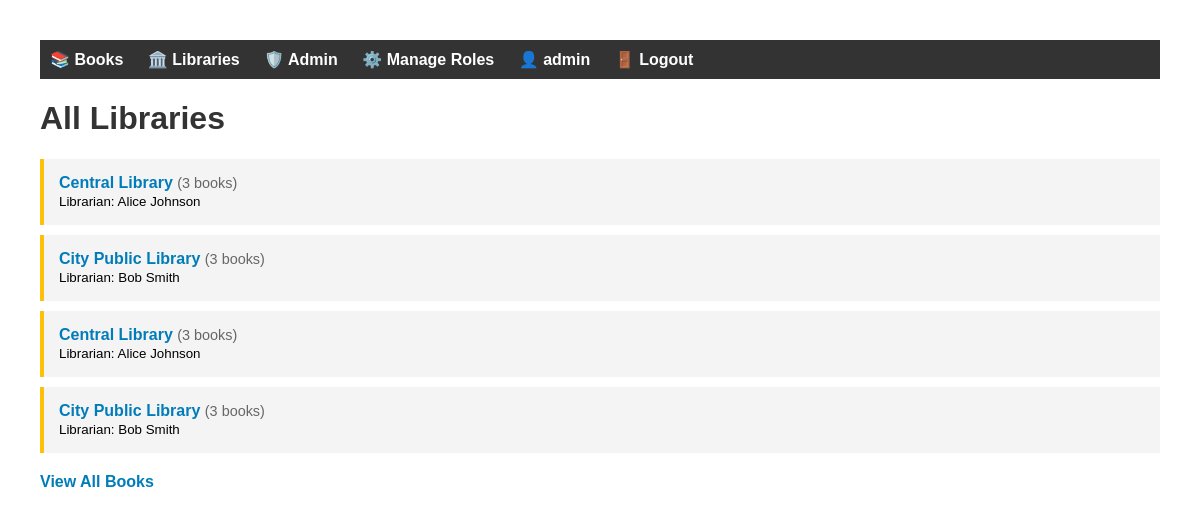
The page /relationship/libraries/ (signed in) on the database its author committed.
### relationship_app/models.py (models this page shows, shortened)
class Library(models.Model):
    name = models.CharField(max_length=100)
    books = models.ManyToManyField(Book, related_name='libraries')
    class Meta:
        verbose_name_plural = "Libraries"

class Librarian(models.Model):
    name = models.CharField(max_length=100)
    library = models.OneToOneField(Library, on_delete=models.CASCADE, related_name='librarian')

### relationship_app/views.py (the view)
# urls.py: path('libraries/', views.LibraryListView.as_view(), name='library_list'),
class LibraryListView(ListView):
    model = Library
    template_name = 'relationship_app/library_list.html'
    context_object_name = 'libraries'

### relationship_app/templates/relationship_app/library_list.html (shortened to what this page needs)
<!DOCTYPE html>
<html lang="en">
<head>
</head>
<body>
   <nav style="background: #333; padding: 10px; margin-bottom: 20px;">
    <div style="max-width: 1200px; margin: 0 auto;">
        <a href="{% url 'relationship_app:list_books' %}" style="color: white; text-decoration: none; margin-right: 20px;">📚 Books</a>
        <a href="{% url 'relationship_app:library_list' %}" style="color: white; text-decoration: none; margin-right: 20px;">🏛️ Libraries</a>
        {% if user.is_authenticated %}
            {% if user.profile.role == 'admin' %}
                <a href="{% url 'relationship_app:admin_view' %}" style="color: white; text-decoration: none; margin-right: 20px;">🛡️ Admin</a>
                <a href="{% url 'relationship_app:manage_roles' %}" style="color: white; text-decoration: none; margin-right: 20px;">⚙️ Manage Roles</a>
            {% elif user.profile.role == 'librarian' %}
                <a href="{% url 'relationship_app:librarian_view' %}" style="color: white; text-decoration: none; margin-right: 20px;">📖 Librarian</a>
            {% elif user.profile.role == 'member' %}
                <a href="{% url 'relationship_app:member_view' %}" style="color: white; text-decoration: none; margin-right: 20px;">👤 Member</a>
            {% endif %}
            <a href="{% url 'relationship_app:profile' %}" style="color: white; text-decoration: none; margin-right: 20px;">👤 {{ user.username }}</a>
            <a href="{% url 'relationship_app:logout' %}" style="color: white; text-decoration: none; margin-right: 20px;">🚪 Logout</a>
        {% else %}
            <a href="{% url 'relationship_app:login' %}" style="color: white; text-decoration: none; margin-right: 20px;">🔑 Login</a>
            <a href="{% url 'relationship_app:register' %}" style="color: white; text-decoration: none; margin-right: 20px;">📝 Register</a>
        {% endif %}
    </div>
</nav>
    <h1>All Libraries</h1>
    <ul>
        {% for library in libraries %}
        <li>
            <a href="{% url 'relationship_app:library_detail' library.pk %}">
                {{ library.name }}
            </a>
            <span class="book-count">
                ({{ library.books.count }} book{{ library.books.count|pluralize }})
            </span>
            {% if library.librarian %}
            <br><small>Librarian: {{ library.librarian.name }}</small>
            {% endif %}
        </li>
        {% empty %}
        <li>No libraries available.</li>
        {% endfor %}
    </ul>
    <div style="margin-top: 20px;">
        <a href="{% url 'relationship_app:list_books' %}">View All Books</a>
    </div>
</body>
</html>

### relationship_app/templates/relationship_app/library_list.html (style rules this page uses)
body { font-family: Arial, sans-serif; margin: 40px; }
h1 { color: #333; }
ul { list-style-type: none; padding: 0; }
li { background: #f4f4f4; margin: 10px 0; padding: 15px; border-left: 4px solid #ffc107; }
a { color: #007cba; text-decoration: none; font-weight: bold; }
.book-count { color: #666; font-size: 0.9em; }

### rows shown on the page
Library: name "Central Library", books.count "3", librarian.name "Alice Johnson"
Library: name "City Public Library", books.count "3", librarian.name "Bob Smith"
Library: name "Central Library", books.count "3", librarian.name "Alice Johnson"
Library: name "City Public Library", books.count "3", librarian.name "Bob Smith"

### other values the page prints
{{ user.username }} "admin"
